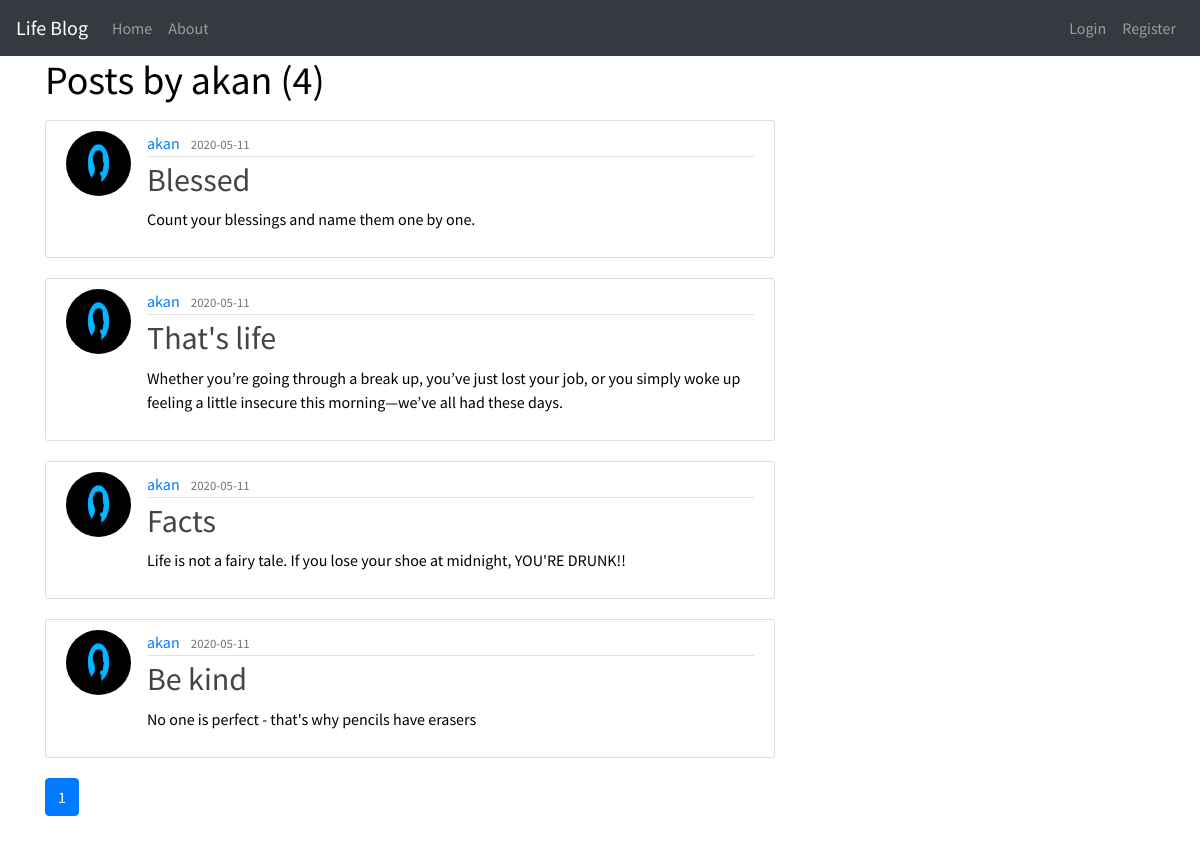
The app's page /user/akan with its own data.
### app/models.py (models this page shows, shortened)
class User(db.Model, UserMixin):
    id = db.Column(db.Integer, primary_key = True)
    username = db.Column(db.String(20), unique= True, nullable = False )
    email = db.Column(db.String(120), unique= True, nullable = False )
    image_file = db.Column(db.String(20), nullable = False, default = 'default.jpeg' )
    password = db.Column(db.String(60), nullable = False )
    posts = db.relationship('Post', backref = 'author', lazy = True)

class Post(db.Model):
    id = db.Column(db.Integer, primary_key = True)
    title = db.Column(db.String(100), nullable = False)
    date_posted = db.Column(db.DateTime, nullable = False, default = datetime.utcnow)
    content = db.Column(db.Text, nullable =False)
    user_id = db.Column(db.Integer, db.ForeignKey('user.id'), nullable = False)
    comments = db.relationship('Comment', backref='post', lazy=True)

### app/users/views.py (the view)
@users.route("/user/<string:username>")
def user_posts(username):
    page = request.args.get('page', 1, type=int)
    user = User.query.filter_by(username=username).first_or_404()
    posts = Post.query.filter_by(author=user)\
        .order_by(Post.date_posted.desc())\
        .paginate(page = page, per_page=5)
    return render_template('users.html', posts = posts, user = user)

### app/templates/users.html
{% extends 'index.html' %}
{% block content %}
<h1 class="mb-3">Posts by {{ user.username }} ({{ posts.total }})</h1>
{% for post in posts.items %}
<article class="media content-section">
    <img class="rounded-circle article-img"
        src="{{ url_for('static', filename='css/images/' + post.author.image_file) }}">
    <div class="media-body">
        <div class="article-metadata">
            <a class="mr-2"
                href="{{ url_for('users.user_posts', username=post.author.username) }}">{{ post.author.username }}</a>
            <small class="text-muted">{{ post.date_posted.strftime('%Y-%m-%d') }}</small>
        </div>
        <h2><a class="article-title" href="{{ url_for('posts.post', post_id=post.id) }}">{{ post.title }}</a></h2>
        <p class="article-content">{{ post.content }}</p>
    </div>
</article>
{% endfor %}
{% for page_num in posts.iter_pages(left_edge=1, right_edge=1, left_current=1, right_current=2) %}
{% if page_num %}
{% if posts.page == page_num %}
<a class="btn btn-primary mb-4"
    href="{{ url_for('users.user_posts', username=user.username, page=page_num) }}">{{ page_num }}</a>
{% else %}
<a class="btn btn-outline-primary mb-4"
    href="{{ url_for('users.user_posts', username=user.username, page=page_num) }}">{{ page_num }}</a>
{% endif %}
{% else %}
...
{% endif %}
{% endfor %}
{% endblock %}

### app/static/css/styles.css (style rules this page uses)
body { background-image: url("https://bit.ly/30C8bHA"); color: black; background-repeat: no-repeat; background-size: cover; font-family: 'Source Sans Pro', sans-serif; }
.content-section { background: #ffffff; padding: 10px 20px; border: 1px solid #dddddd; border-radius: 3px; margin-bottom: 20px; }
.article-title { color: #444444; }
.article-content { white-space: pre-line; }
.article-img { height: 65px; width: 65px; margin-right: 16px; }
.article-metadata { padding-bottom: 1px; margin-bottom: 4px; border-bottom: 1px solid #e3e3e3 }

### records on screen
User: username "akan"
Post: image_file (placeholder picture), author.username "akan", date_posted "2020-05-11", title "Blessed", content "Count your blessings and name them one by one."
Post: image_file (placeholder picture), author.username "akan", date_posted "2020-05-11", title "That's life", content "Whether you’re going through a break up, you’ve just lost your job, or you simply woke up feeling a little insecure this morning—we’ve all had these days."
Post: image_file (placeholder picture), author.username "akan", date_posted "2020-05-11", title "Facts", content "Life is not a fairy tale. If you lose your shoe at midnight, YOU'RE DRUNK!!"
Post: image_file (placeholder picture), author.username "akan", date_posted "2020-05-11", title "Be kind", content "No one is perfect - that's why pencils have erasers"

### other values on screen
{{ posts.total }} "4"
{{ page_num }} "1"
